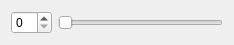
<?xml version="1.0" encoding="UTF-8"?>
<ui version="4.0">
 <class>Form</class>
 <widget class="QWidget" name="Form">
  <property name="geometry">
   <rect>
    <x>0</x>
    <y>0</y>
    <width>234</width>
    <height>44</height>
   </rect>
  </property>
  <property name="windowTitle">
   <string>Form</string>
  </property>
  <layout class="QHBoxLayout" name="horizontalLayout">
   <item>
    <widget class="QSpinBox" name="spinBox"/>
   </item>
   <item>
    <widget class="QSlider" name="horizontalSlider">
     <property name="orientation">
      <enum>Qt::Horizontal</enum>
     </property>
    </widget>
   </item>
  </layout>
 </widget>
 <resources/>
 <connections/>
</ui>
